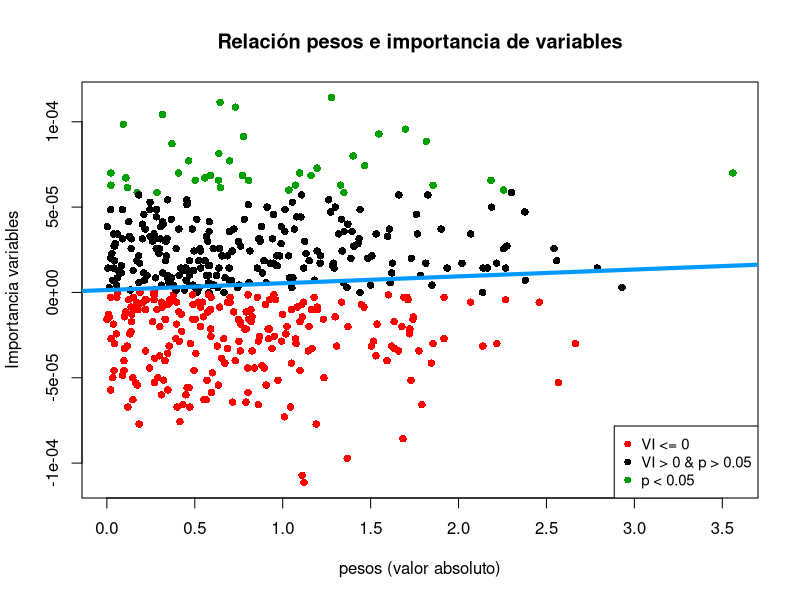

R code for this plot:
#Script para realizar el análisis de regresión entre los pesos de los SNPs y sus respectivas importancias

set.seed(123)

library(readxl)

setwd("C:/Users/angel/OneDrive/Escritorio/AA")

importancia <- read.delim("importancia_CVPVI.txt") #cargamos los valores de importancia
seleccionados <- read.delim("SNPs_seleccionados.txt") #cargamos los SNPS seleccionados como importantes
pesos <-read_excel("pesos.xlsx") #cargamos los pesos de los SNP
n_snps <- nrow(pesos)

color <- c(0) #asignamos un color a cada SNP para la representación
for (i in 1:n_snps) {
  if (importancia$`CV_PerVarImp`[i] <= 0) {
    color[i] <- "red" #rojo si su importancia es negativa
  } else {
    if (importancia$`X`[i] %in% seleccionados$SNPS) {
      color[i] <- "#00a000" #verde si se ha seleccionado
    } else {
      color[i] <- 'black' #negro en el caso contrario
    }
  }
}

pesosVI <- data.frame(
  pesos = abs(pesos), #lo que nos importa es el valor absoluto
  VI = c(importancia$`CV_PerVarImp`),
  SNP = importancia$X) #construimos un data.frame con los datos para la regresión lineal

lmPesos = lm(VI~pesos, data = pesosVI) #realizamos la regresión lineal
summary(lmPesos)

plot(pesosVI$pesos, pesosVI$VI, col=color, pch=16, main="Relación pesos e importancia de variables",
     ylab="Importancia variables", xlab="pesos (valor absoluto)") #gráfica peso/importancia
abline(lmPesos, lwd=4, col="#0099ff") #añadimos la recta de la regresión
legend(x="bottomright", pch=16, legend=c("VI <= 0", "VI > 0 & p > 0.05", "p < 0.05"), 
       col=c("red", "black","#00a000"), cex=0.9) #añadimos la leyenda
